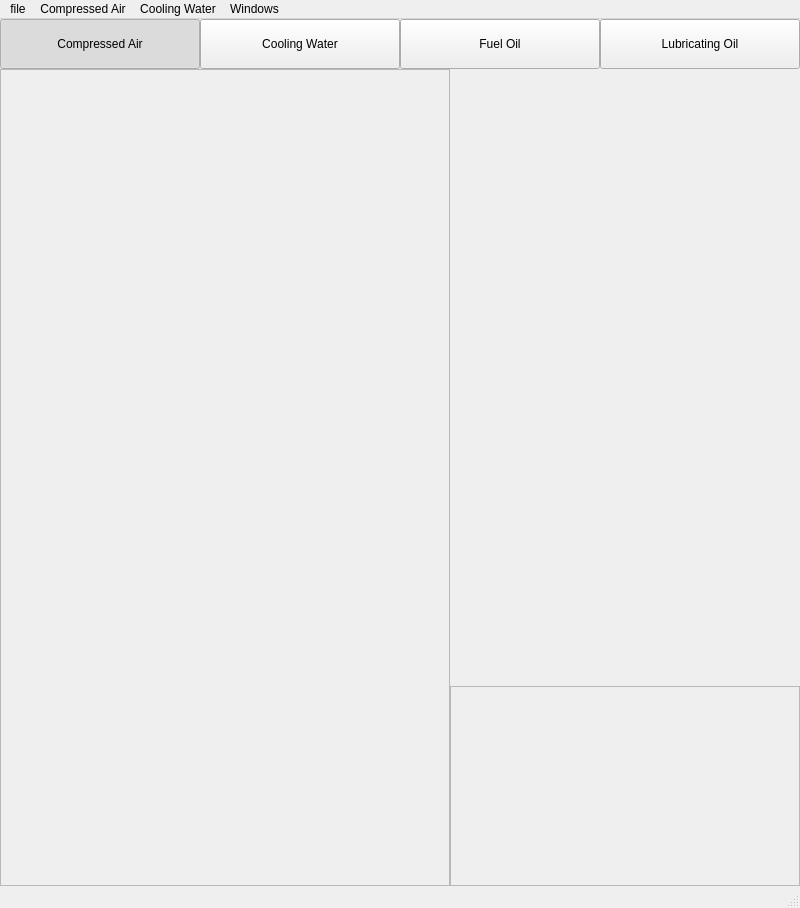
<?xml version="1.0" encoding="UTF-8"?>
<ui version="4.0">
 <class>MainWindow</class>
 <widget class="QMainWindow" name="MainWindow">
  <property name="geometry">
   <rect>
    <x>0</x>
    <y>0</y>
    <width>800</width>
    <height>908</height>
   </rect>
  </property>
  <property name="windowTitle">
   <string>MainWindow</string>
  </property>
  <widget class="QWidget" name="centralwidget">
   <layout class="QVBoxLayout" name="verticalLayout">
    <property name="leftMargin">
     <number>0</number>
    </property>
    <property name="topMargin">
     <number>0</number>
    </property>
    <property name="rightMargin">
     <number>0</number>
    </property>
    <property name="bottomMargin">
     <number>0</number>
    </property>
    <item>
     <layout class="QVBoxLayout" name="verticalLayout_3">
      <property name="spacing">
       <number>0</number>
      </property>
      <item>
       <layout class="QHBoxLayout" name="horizontalLayout">
        <item>
         <widget class="QPushButton" name="buttonCompressedAir">
          <property name="sizePolicy">
           <sizepolicy hsizetype="Preferred" vsizetype="Fixed">
            <horstretch>0</horstretch>
            <verstretch>0</verstretch>
           </sizepolicy>
          </property>
          <property name="minimumSize">
           <size>
            <width>0</width>
            <height>50</height>
           </size>
          </property>
          <property name="text">
           <string>Compressed Air</string>
          </property>
          <property name="checkable">
           <bool>true</bool>
          </property>
          <property name="checked">
           <bool>true</bool>
          </property>
         </widget>
        </item>
        <item>
         <widget class="QPushButton" name="buttonCW">
          <property name="sizePolicy">
           <sizepolicy hsizetype="Minimum" vsizetype="Preferred">
            <horstretch>0</horstretch>
            <verstretch>0</verstretch>
           </sizepolicy>
          </property>
          <property name="text">
           <string>Cooling Water</string>
          </property>
          <property name="checkable">
           <bool>true</bool>
          </property>
         </widget>
        </item>
        <item>
         <widget class="QPushButton" name="buttonFuelOil">
          <property name="sizePolicy">
           <sizepolicy hsizetype="Minimum" vsizetype="Preferred">
            <horstretch>0</horstretch>
            <verstretch>0</verstretch>
           </sizepolicy>
          </property>
          <property name="text">
           <string>Fuel Oil</string>
          </property>
          <property name="checkable">
           <bool>false</bool>
          </property>
         </widget>
        </item>
        <item>
         <widget class="QPushButton" name="buttonLO">
          <property name="sizePolicy">
           <sizepolicy hsizetype="Minimum" vsizetype="Preferred">
            <horstretch>0</horstretch>
            <verstretch>0</verstretch>
           </sizepolicy>
          </property>
          <property name="text">
           <string>Lubricating Oil</string>
          </property>
          <property name="checkable">
           <bool>false</bool>
          </property>
         </widget>
        </item>
       </layout>
      </item>
      <item>
       <layout class="QGridLayout" name="gridLayout_2">
        <property name="spacing">
         <number>0</number>
        </property>
        <item row="0" column="3">
         <widget class="QFrame" name="mainFrame">
          <property name="sizePolicy">
           <sizepolicy hsizetype="Expanding" vsizetype="Expanding">
            <horstretch>0</horstretch>
            <verstretch>0</verstretch>
           </sizepolicy>
          </property>
          <property name="minimumSize">
           <size>
            <width>0</width>
            <height>600</height>
           </size>
          </property>
          <property name="frameShape">
           <enum>QFrame::NoFrame</enum>
          </property>
          <property name="frameShadow">
           <enum>QFrame::Raised</enum>
          </property>
         </widget>
        </item>
        <item row="1" column="3">
         <widget class="QFrame" name="bottomFrame">
          <property name="minimumSize">
           <size>
            <width>0</width>
            <height>200</height>
           </size>
          </property>
          <property name="frameShape">
           <enum>QFrame::StyledPanel</enum>
          </property>
          <property name="frameShadow">
           <enum>QFrame::Raised</enum>
          </property>
          <layout class="QHBoxLayout" name="bottomFrameLayout">
           <property name="spacing">
            <number>0</number>
           </property>
           <property name="leftMargin">
            <number>0</number>
           </property>
           <property name="topMargin">
            <number>0</number>
           </property>
           <property name="rightMargin">
            <number>0</number>
           </property>
           <property name="bottomMargin">
            <number>0</number>
           </property>
          </layout>
         </widget>
        </item>
        <item row="0" column="2" rowspan="2">
         <widget class="QFrame" name="leftFrame">
          <property name="minimumSize">
           <size>
            <width>450</width>
            <height>0</height>
           </size>
          </property>
          <property name="frameShape">
           <enum>QFrame::StyledPanel</enum>
          </property>
          <property name="frameShadow">
           <enum>QFrame::Raised</enum>
          </property>
         </widget>
        </item>
       </layout>
      </item>
     </layout>
    </item>
   </layout>
  </widget>
  <widget class="QMenuBar" name="menubar">
   <property name="geometry">
    <rect>
     <x>0</x>
     <y>0</y>
     <width>800</width>
     <height>26</height>
    </rect>
   </property>
   <widget class="QMenu" name="menufile">
    <property name="title">
     <string>file</string>
    </property>
    <addaction name="actionnew"/>
    <addaction name="actionopen"/>
    <addaction name="actionexit"/>
   </widget>
   <widget class="QMenu" name="menuCompressed_Air">
    <property name="title">
     <string>Compressed Air</string>
    </property>
   </widget>
   <widget class="QMenu" name="menuCooling_Water">
    <property name="title">
     <string>Cooling Water</string>
    </property>
    <addaction name="actionGraph"/>
    <addaction name="actionControlCW"/>
    <addaction name="actionSettingsCW"/>
   </widget>
   <widget class="QMenu" name="menuWindows">
    <property name="title">
     <string>Windows</string>
    </property>
    <addaction name="actionEngineControl"/>
    <addaction name="separator"/>
   </widget>
   <addaction name="menufile"/>
   <addaction name="menuCompressed_Air"/>
   <addaction name="menuCooling_Water"/>
   <addaction name="menuWindows"/>
  </widget>
  <widget class="QStatusBar" name="statusbar"/>
  <action name="actionnew">
   <property name="checkable">
    <bool>true</bool>
   </property>
   <property name="text">
    <string>new</string>
   </property>
  </action>
  <action name="actionopen">
   <property name="checkable">
    <bool>true</bool>
   </property>
   <property name="text">
    <string>open</string>
   </property>
  </action>
  <action name="actionexit">
   <property name="text">
    <string>exit</string>
   </property>
  </action>
  <action name="actionGraph">
   <property name="checkable">
    <bool>true</bool>
   </property>
   <property name="text">
    <string>Graph</string>
   </property>
  </action>
  <action name="actionEngineControl">
   <property name="checkable">
    <bool>true</bool>
   </property>
   <property name="text">
    <string>EngineControl</string>
   </property>
  </action>
  <action name="actionControlCW">
   <property name="checkable">
    <bool>true</bool>
   </property>
   <property name="text">
    <string>ControlPanelCW</string>
   </property>
  </action>
  <action name="actionSettingsCW">
   <property name="checkable">
    <bool>true</bool>
   </property>
   <property name="text">
    <string>SettingsCW</string>
   </property>
  </action>
 </widget>
 <resources/>
 <connections/>
</ui>
